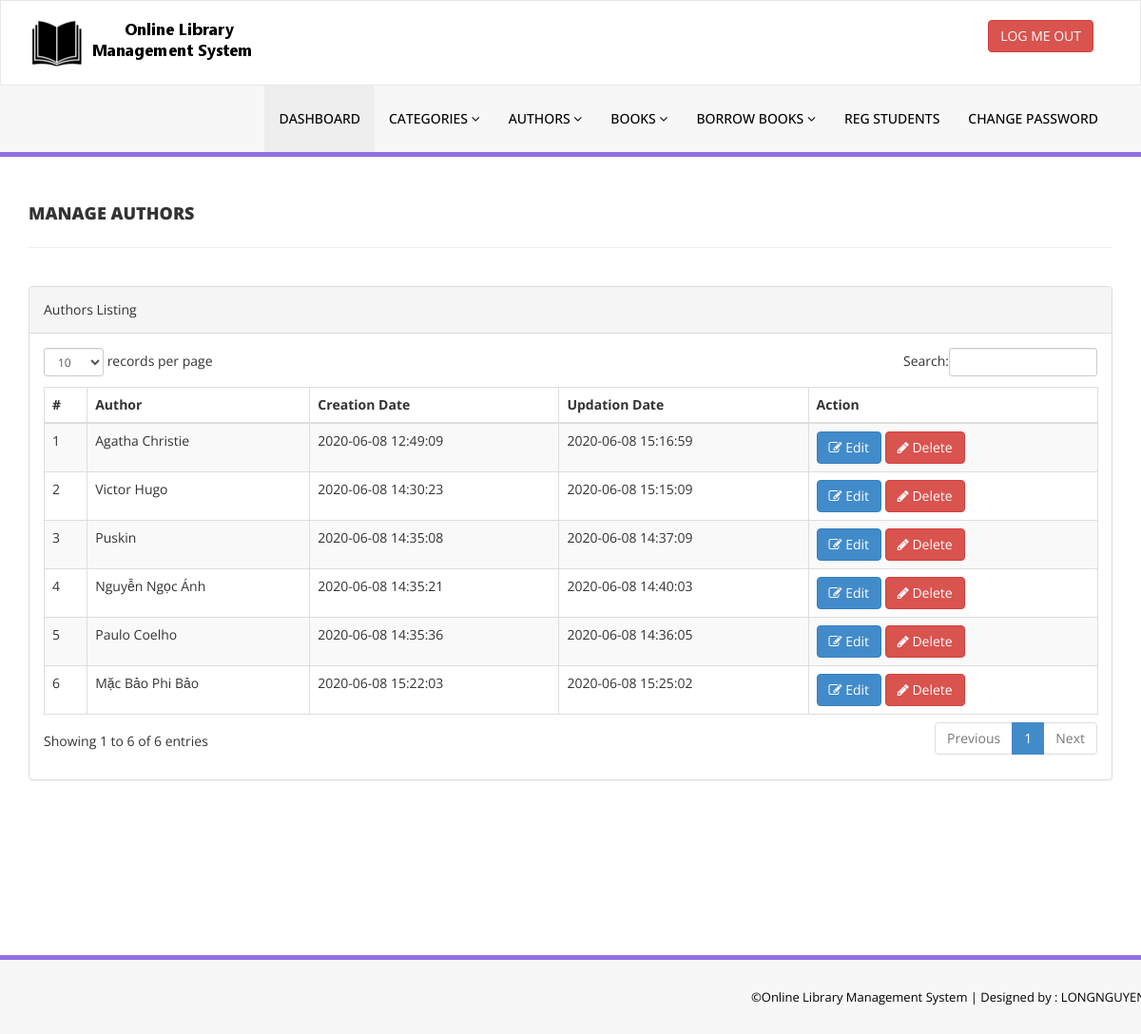
The page /LibraryManagement/admin/manage-authors.php (signed in) on the database its author committed.
### tables this page shows
CREATE TABLE `tblauthors` (
  `id` int(11) NOT NULL,
  `AuthorName` varchar(159) DEFAULT NULL,
  `creationDate` timestamp NULL DEFAULT current_timestamp(),
  `UpdationDate` timestamp NULL DEFAULT NULL ON UPDATE current_timestamp()
);

### LibraryManagement/admin/manage-authors.php (the view, shortened to what this page needs)
<?php
include('includes/config.php');
if (strlen($_SESSION['alogin']) == 0) {
    header('location:index.php');
} else {
?>
    <!DOCTYPE html>
    <html xmlns="http://www.w3.org/1999/xhtml">
    <head>
        <link href="assets/css/bootstrap.css" rel="stylesheet" />
        <link href="assets/css/font-awesome.css" rel="stylesheet" />
        <link href="assets/js/dataTables/dataTables.bootstrap.css" rel="stylesheet" />
        <link href="assets/css/style.css" rel="stylesheet" />
    </head>
    <body>
        <?php include('includes/header.php'); ?>
        <div class="content-wrapper">
            <div class="container">
                <div class="row pad-botm">
                    <div class="col-md-12">
                        <h4 class="header-line">Manage Authors</h4>
                    </div>
                    <div class="row">
                    </div>
                </div>
                <div class="row">
                    <div class="col-md-12">
                        <div class="panel panel-default">
                            <div class="panel-heading">
                                Authors Listing
                            </div>
                            <div class="panel-body">
                                <div class="table-responsive">
                                    <table class="table table-striped table-bordered table-hover" id="dataTables-example">
                                        <thead>
                                            <tr>
                                                <th>#</th>
                                                <th>Author</th>
                                                <th>Creation Date</th>
                                                <th>Updation Date</th>
                                                <th>Action</th>
                                            </tr>
                                        </thead>
                                        <tbody>
                                            <?php $sql = "SELECT * from  tblauthors";
                                            $query = $dbh->prepare($sql);
                                            $query->execute();
                                            $results = $query->fetchAll(PDO::FETCH_OBJ);
                                            $cnt = 1;
                                            if ($query->rowCount() > 0) {
                                                foreach ($results as $result) {               ?>
                                                    <tr class="odd gradeX">
                                                        <td class="center"><?php echo htmlentities($cnt); ?></td>
                                                        <td class="center"><?php echo htmlentities($result->AuthorName); ?></td>
                                                        <td class="center"><?php echo htmlentities($result->creationDate); ?></td>
                                                        <td class="center"><?php echo htmlentities($result->UpdationDate); ?></td>
                                                        <td class="center">
                                                            <a href="edit-author.php?athrid=<?php echo htmlentities($result->id); ?>"><button class="btn btn-primary"><i class="fa fa-edit "></i> Edit</button>
                                                                <a href="manage-authors.php?del=<?php echo htmlentities($result->id); ?>" onclick="return confirm('Are you sure you want to delete?');"" >  <button class=" btn btn-danger"><i class="fa fa-pencil"></i> Delete</button>
                                                        </td>
                                                    </tr>
                                            <?php $cnt = $cnt + 1;
                                                }
                                            } ?>
                                        </tbody>
                                    </table>
                                </div>
                            </div>
                        </div>
                    </div>
                </div>
            </div>
        </div>
        <?php include('includes/footer.php'); ?>
    </body>
    </html>
<?php } ?>

### LibraryManagement/admin/assets/css/style.css (style rules this page uses)
.content-wrapper { margin-top: 40px; min-height:800px; padding-bottom:90px; }
.header-line { font-weight:900; padding-bottom:25px; border-bottom:1px solid #eeeeee; text-transform:uppercase; }
.pad-botm { padding-bottom:30px; }

### rows shown on the page
tblauthors: AuthorName "Agatha Christie", creationDate "2020-06-08 12:49:09", UpdationDate "2020-06-08 15:16:59"
tblauthors: AuthorName "Victor Hugo", creationDate "2020-06-08 14:30:23", UpdationDate "2020-06-08 15:15:09"
tblauthors: AuthorName "Puskin", creationDate "2020-06-08 14:35:08", UpdationDate "2020-06-08 14:37:09"
tblauthors: AuthorName "Nguyễn Ngọc Ánh", creationDate "2020-06-08 14:35:21", UpdationDate "2020-06-08 14:40:03"
tblauthors: AuthorName "Paulo Coelho", creationDate "2020-06-08 14:35:36", UpdationDate "2020-06-08 14:36:05"
tblauthors: AuthorName "Mặc Bảo Phi Bảo", creationDate "2020-06-08 15:22:03", UpdationDate "2020-06-08 15:25:02"
